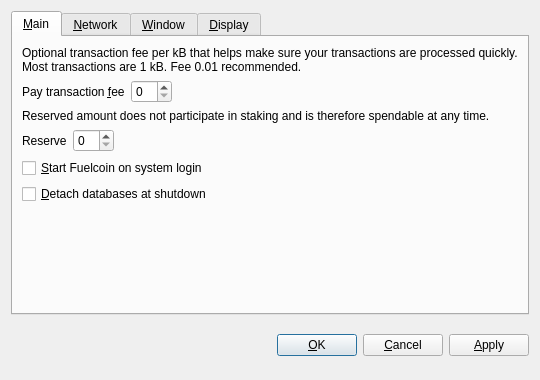
<?xml version="1.0" encoding="UTF-8"?>
<ui version="4.0">
 <class>OptionsDialog</class>
 <widget class="QDialog" name="OptionsDialog">
  <property name="geometry">
   <rect>
    <x>0</x>
    <y>0</y>
    <width>540</width>
    <height>380</height>
   </rect>
  </property>
  <property name="windowTitle">
   <string>Options</string>
  </property>
  <property name="modal">
   <bool>true</bool>
  </property>
  <layout class="QVBoxLayout" name="verticalLayout">
   <item>
    <widget class="QTabWidget" name="tabWidget">
     <property name="tabPosition">
      <enum>QTabWidget::North</enum>
     </property>
     <property name="currentIndex">
      <number>0</number>
     </property>
     <widget class="QWidget" name="tabMain">
      <attribute name="title">
       <string>&amp;Main</string>
      </attribute>
      <layout class="QVBoxLayout" name="verticalLayout_Main">
       <item>
        <widget class="QLabel" name="transactionFeeInfoLabel">
         <property name="text">
          <string>Optional transaction fee per kB that helps make sure your transactions are processed quickly. Most transactions are 1 kB. Fee 0.01 recommended.</string>
         </property>
         <property name="textFormat">
          <enum>Qt::PlainText</enum>
         </property>
         <property name="wordWrap">
          <bool>true</bool>
         </property>
        </widget>
       </item>
       <item>
        <layout class="QHBoxLayout" name="horizontalLayoutFee">
         <item>
          <widget class="QLabel" name="transactionFeeLabel">
           <property name="text">
            <string>Pay transaction &amp;fee</string>
           </property>
           <property name="textFormat">
            <enum>Qt::PlainText</enum>
           </property>
           <property name="buddy">
            <cstring>transactionFee</cstring>
           </property>
          </widget>
         </item>
         <item>
          <widget class="BitcoinAmountField" name="transactionFee"/>
         </item>
         <item>
          <spacer name="horizontalSpacerFee">
           <property name="orientation">
            <enum>Qt::Horizontal</enum>
           </property>
           <property name="sizeHint" stdset="0">
            <size>
             <width>40</width>
             <height>20</height>
            </size>
           </property>
          </spacer>
         </item>
        </layout>
       </item>
       <item>
        <widget class="QLabel" name="reserveBalanceInfoLabel">
         <property name="text">
          <string>Reserved amount does not participate in staking and is therefore spendable at any time.</string>
         </property>
         <property name="textFormat">
          <enum>Qt::PlainText</enum>
         </property>
         <property name="wordWrap">
          <bool>true</bool>
         </property>
        </widget>
       </item>
       <item>
        <layout class="QHBoxLayout" name="horizontalLayoutReserveBalance">
         <item>
          <widget class="QLabel" name="reserveBalanceLabel">
           <property name="text">
            <string>Reserve</string>
           </property>
           <property name="textFormat">
            <enum>Qt::PlainText</enum>
           </property>
           <property name="buddy">
            <cstring>reserveBalance</cstring>
           </property>
          </widget>
         </item>
         <item>
          <widget class="BitcoinAmountField" name="reserveBalance"/>
         </item>
         <item>
          <spacer name="horizontalSpacerReserveBalance">
           <property name="orientation">
            <enum>Qt::Horizontal</enum>
           </property>
           <property name="sizeHint" stdset="0">
            <size>
             <width>40</width>
             <height>20</height>
            </size>
           </property>
          </spacer>
         </item>
        </layout>
       </item>
       <item>
        <widget class="QCheckBox" name="bitcoinAtStartup">
         <property name="toolTip">
          <string>Automatically start Fuelcoin after logging in to the system.</string>
         </property>
         <property name="text">
          <string>&amp;Start Fuelcoin on system login</string>
         </property>
        </widget>
       </item>
       <item>
        <widget class="QCheckBox" name="detachDatabases">
         <property name="toolTip">
          <string>Detach block and address databases at shutdown. This means they can be moved to another data directory, but it slows down shutdown. The wallet is always detached.</string>
         </property>
         <property name="text">
          <string>&amp;Detach databases at shutdown</string>
         </property>
        </widget>
       </item>
       <item>
        <spacer name="verticalSpacer_Main">
         <property name="orientation">
          <enum>Qt::Vertical</enum>
         </property>
         <property name="sizeHint" stdset="0">
          <size>
           <width>20</width>
           <height>40</height>
          </size>
         </property>
        </spacer>
       </item>
      </layout>
     </widget>
     <widget class="QWidget" name="tabNetwork">
      <attribute name="title">
       <string>&amp;Network</string>
      </attribute>
      <layout class="QVBoxLayout" name="verticalLayout_Network">
       <item>
        <widget class="QCheckBox" name="mapPortUpnp">
         <property name="toolTip">
          <string>Automatically open the Fuelcoin client port on the router. This only works when your router supports UPnP and it is enabled.</string>
         </property>
         <property name="text">
          <string>Map port using &amp;UPnP</string>
         </property>
        </widget>
       </item>
       <item>
        <widget class="QCheckBox" name="connectSocks">
         <property name="toolTip">
          <string>Connect to the Fuelcoin network through a SOCKS proxy (e.g. when connecting through Tor).</string>
         </property>
         <property name="text">
          <string>&amp;Connect through SOCKS proxy:</string>
         </property>
        </widget>
       </item>
       <item>
        <layout class="QHBoxLayout" name="horizontalLayout_Network">
         <item>
          <widget class="QLabel" name="proxyIpLabel">
           <property name="text">
            <string>Proxy &amp;IP:</string>
           </property>
           <property name="textFormat">
            <enum>Qt::PlainText</enum>
           </property>
           <property name="buddy">
            <cstring>proxyIp</cstring>
           </property>
          </widget>
         </item>
         <item>
          <widget class="QValidatedLineEdit" name="proxyIp">
           <property name="maximumSize">
            <size>
             <width>140</width>
             <height>16777215</height>
            </size>
           </property>
           <property name="toolTip">
            <string>IP address of the proxy (e.g. 127.0.0.1)</string>
           </property>
          </widget>
         </item>
         <item>
          <widget class="QLabel" name="proxyPortLabel">
           <property name="text">
            <string>&amp;Port:</string>
           </property>
           <property name="textFormat">
            <enum>Qt::PlainText</enum>
           </property>
           <property name="buddy">
            <cstring>proxyPort</cstring>
           </property>
          </widget>
         </item>
         <item>
          <widget class="QLineEdit" name="proxyPort">
           <property name="maximumSize">
            <size>
             <width>55</width>
             <height>16777215</height>
            </size>
           </property>
           <property name="toolTip">
            <string>Port of the proxy (e.g. 9050)</string>
           </property>
          </widget>
         </item>
         <item>
          <widget class="QLabel" name="socksVersionLabel">
           <property name="text">
            <string>SOCKS &amp;Version:</string>
           </property>
           <property name="textFormat">
            <enum>Qt::PlainText</enum>
           </property>
           <property name="buddy">
            <cstring>socksVersion</cstring>
           </property>
          </widget>
         </item>
         <item>
          <widget class="QValueComboBox" name="socksVersion">
           <property name="toolTip">
            <string>SOCKS version of the proxy (e.g. 5)</string>
           </property>
          </widget>
         </item>
         <item>
          <spacer name="horizontalSpacer_Network">
           <property name="orientation">
            <enum>Qt::Horizontal</enum>
           </property>
           <property name="sizeHint" stdset="0">
            <size>
             <width>40</width>
             <height>20</height>
            </size>
           </property>
          </spacer>
         </item>
        </layout>
       </item>
       <item>
        <spacer name="verticalSpacer_Network">
         <property name="orientation">
          <enum>Qt::Vertical</enum>
         </property>
         <property name="sizeHint" stdset="0">
          <size>
           <width>20</width>
           <height>40</height>
          </size>
         </property>
        </spacer>
       </item>
      </layout>
     </widget>
     <widget class="QWidget" name="tabWindow">
      <attribute name="title">
       <string>&amp;Window</string>
      </attribute>
      <layout class="QVBoxLayout" name="verticalLayout_Window">
       <item>
        <widget class="QCheckBox" name="minimizeToTray">
         <property name="toolTip">
          <string>Show only a tray icon after minimizing the window.</string>
         </property>
         <property name="text">
          <string>&amp;Minimize to the tray instead of the taskbar</string>
         </property>
        </widget>
       </item>
       <item>
        <widget class="QCheckBox" name="minimizeOnClose">
         <property name="toolTip">
          <string>Minimize instead of exit the application when the window is closed. When this option is enabled, the application will be closed only after selecting Quit in the menu.</string>
         </property>
         <property name="text">
          <string>M&amp;inimize on close</string>
         </property>
        </widget>
       </item>
       <item>
        <spacer name="verticalSpacer_Window">
         <property name="orientation">
          <enum>Qt::Vertical</enum>
         </property>
         <property name="sizeHint" stdset="0">
          <size>
           <width>20</width>
           <height>40</height>
          </size>
         </property>
        </spacer>
       </item>
      </layout>
     </widget>
     <widget class="QWidget" name="tabDisplay">
      <attribute name="title">
       <string>&amp;Display</string>
      </attribute>
      <layout class="QVBoxLayout" name="verticalLayout_Display">
       <item>
        <layout class="QHBoxLayout" name="horizontalLayout_1_Display">
         <item>
          <widget class="QLabel" name="langLabel">
           <property name="text">
            <string>User Interface &amp;language:</string>
           </property>
           <property name="textFormat">
            <enum>Qt::PlainText</enum>
           </property>
           <property name="buddy">
            <cstring>lang</cstring>
           </property>
          </widget>
         </item>
         <item>
          <widget class="QValueComboBox" name="lang">
           <property name="toolTip">
            <string>The user interface language can be set here. This setting will take effect after restarting Fuelcoin.</string>
           </property>
          </widget>
         </item>
        </layout>
       </item>
       <item>
        <layout class="QHBoxLayout" name="horizontalLayout_2_Display">
         <item>
          <widget class="QLabel" name="unitLabel">
           <property name="text">
            <string>&amp;Unit to show amounts in:</string>
           </property>
           <property name="textFormat">
            <enum>Qt::PlainText</enum>
           </property>
           <property name="buddy">
            <cstring>unit</cstring>
           </property>
          </widget>
         </item>
         <item>
          <widget class="QValueComboBox" name="unit">
           <property name="toolTip">
            <string>Choose the default subdivision unit to show in the interface and when sending coins.</string>
           </property>
          </widget>
         </item>
        </layout>
       </item>
       <item>
        <widget class="QCheckBox" name="displayAddresses">
         <property name="toolTip">
          <string>Whether to show Fuelcoin addresses in the transaction list or not.</string>
         </property>
         <property name="text">
          <string>&amp;Display addresses in transaction list</string>
         </property>
        </widget>
       </item>
       <item>
        <widget class="QCheckBox" name="coinControlFeatures">
         <property name="toolTip">
          <string>Whether to show coin control features or not.</string>
         </property>
         <property name="text">
          <string>Display coin &amp;control features (experts only!)</string>
         </property>
        </widget>
       </item>
       <item>
        <spacer name="verticalSpacer_Display">
         <property name="orientation">
          <enum>Qt::Vertical</enum>
         </property>
         <property name="sizeHint" stdset="0">
          <size>
           <width>20</width>
           <height>40</height>
          </size>
         </property>
        </spacer>
       </item>
      </layout>
     </widget>
    </widget>
   </item>
   <item>
    <layout class="QHBoxLayout" name="horizontalLayout_Buttons">
     <item>
      <spacer name="horizontalSpacer_1">
       <property name="orientation">
        <enum>Qt::Horizontal</enum>
       </property>
       <property name="sizeHint" stdset="0">
        <size>
         <width>40</width>
         <height>48</height>
        </size>
       </property>
      </spacer>
     </item>
     <item>
      <widget class="QLabel" name="statusLabel">
       <property name="font">
        <font>
         <weight>75</weight>
         <bold>true</bold>
        </font>
       </property>
       <property name="text">
        <string/>
       </property>
       <property name="textFormat">
        <enum>Qt::PlainText</enum>
       </property>
       <property name="wordWrap">
        <bool>true</bool>
       </property>
      </widget>
     </item>
     <item>
      <spacer name="horizontalSpacer_2">
       <property name="orientation">
        <enum>Qt::Horizontal</enum>
       </property>
       <property name="sizeHint" stdset="0">
        <size>
         <width>40</width>
         <height>48</height>
        </size>
       </property>
      </spacer>
     </item>
     <item>
      <widget class="QPushButton" name="okButton">
       <property name="text">
        <string>&amp;OK</string>
       </property>
      </widget>
     </item>
     <item>
      <widget class="QPushButton" name="cancelButton">
       <property name="text">
        <string>&amp;Cancel</string>
       </property>
       <property name="autoDefault">
        <bool>false</bool>
       </property>
      </widget>
     </item>
     <item>
      <widget class="QPushButton" name="applyButton">
       <property name="text">
        <string>&amp;Apply</string>
       </property>
       <property name="autoDefault">
        <bool>false</bool>
       </property>
      </widget>
     </item>
    </layout>
   </item>
  </layout>
 </widget>
 <customwidgets>
  <customwidget>
   <class>BitcoinAmountField</class>
   <extends>QSpinBox</extends>
   <header>bitcoinamountfield.h</header>
  </customwidget>
  <customwidget>
   <class>QValueComboBox</class>
   <extends>QComboBox</extends>
   <header>qvaluecombobox.h</header>
  </customwidget>
  <customwidget>
   <class>QValidatedLineEdit</class>
   <extends>QLineEdit</extends>
   <header>qvalidatedlineedit.h</header>
  </customwidget>
 </customwidgets>
 <resources/>
 <connections/>
</ui>
